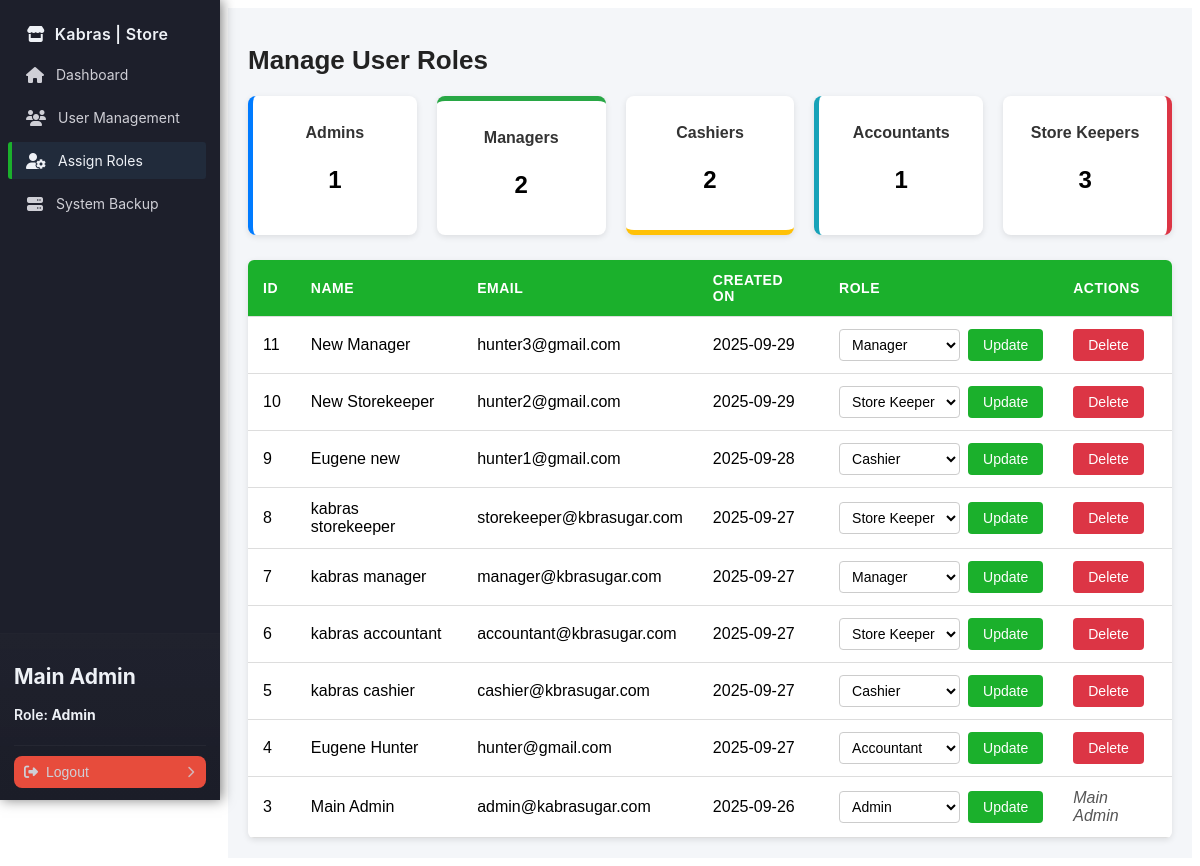
Before: /admin/roles.php (signed in) with the older database file.
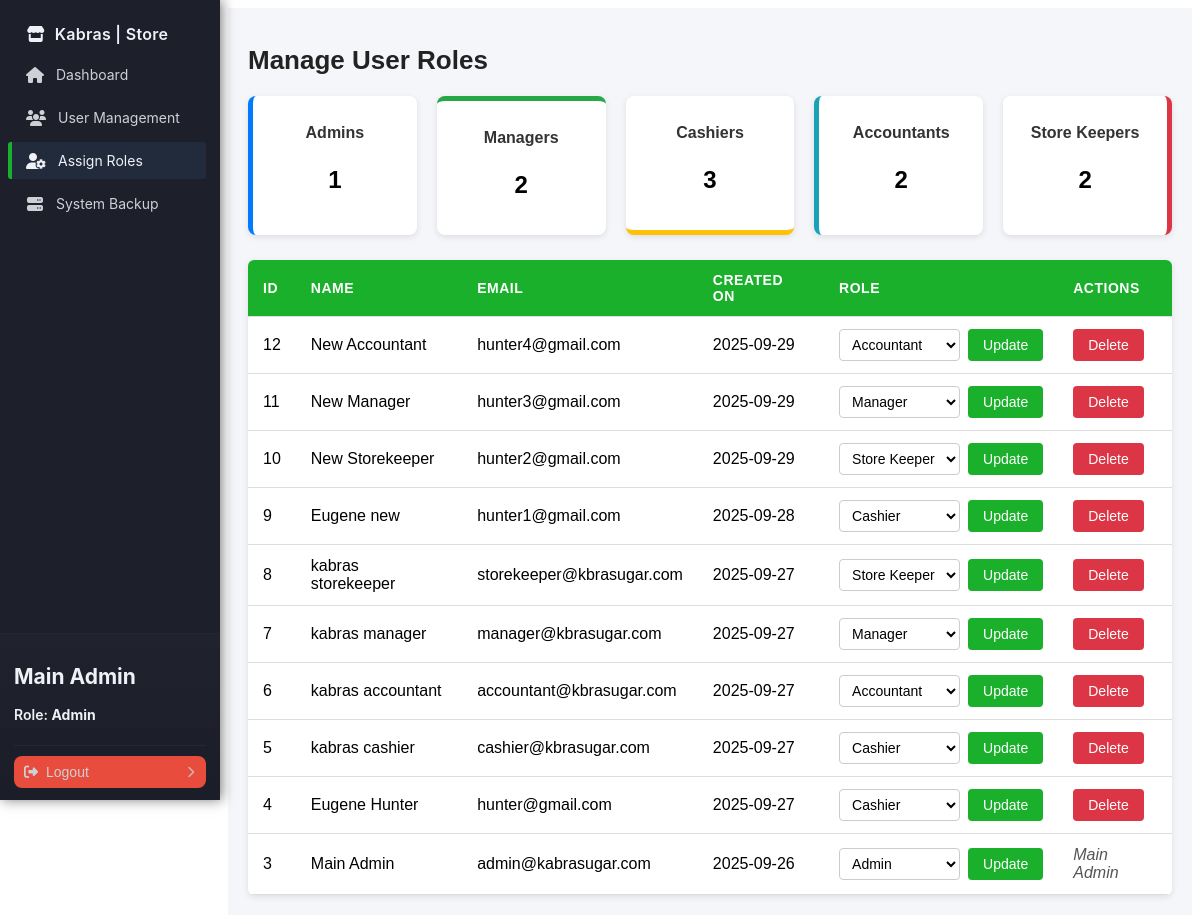
After: the same page with the newer database file.
### tables this page shows
CREATE TABLE `users` (
  `id` int NOT NULL AUTO_INCREMENT,
  `name` varchar(100) NOT NULL,
  `email` varchar(100) NOT NULL,
  `phone` varchar(15) DEFAULT NULL,
  `national_id` varchar(20) DEFAULT NULL,
  `password` varchar(255) NOT NULL,
  `last_login` datetime DEFAULT NULL,
  `role` enum('Admin','StoreKeeper','Cashier','Manager','Accountant') NOT NULL,
  `created_at` timestamp NULL DEFAULT CURRENT_TIMESTAMP,
  `updated_at` timestamp NULL DEFAULT CURRENT_TIMESTAMP ON UPDATE CURRENT_TIMESTAMP,
  PRIMARY KEY (`id`),
  UNIQUE KEY `email` (`email`)
);

### config/database.php (called while the page is built, shortened)
<?php
class Database
{
    private $host = 'localhost';
    private $db   = 'kabras_store';
    private $user = 'root';
    private $pass = 'Hunter42.';
    private $charset = 'utf8mb4';
    public function connect()
    {
        $dsn = "mysql:host={$this->host};dbname={$this->db};charset={$this->charset}";
        try {
            $this->pdo = new PDO($dsn, $this->user, $this->pass, [
                PDO::ATTR_ERRMODE => PDO::ERRMODE_EXCEPTION,
                PDO::ATTR_DEFAULT_FETCH_MODE => PDO::FETCH_ASSOC,
            ]);
            return $this->pdo;
        } catch (PDOException $e) {
            die('Database connection failed: ' . $e->getMessage());
        }
    }
}

### handlers/AuthHandler.php (called while the page is built, shortened)
<?php
require_once __DIR__ . '/../app/models/User.php';
class AuthHandler
{
    private $sessionTimeout = 3600;
    public function __construct()
    {
        $this->userModel = new User();
        $defaultAdminEmail = 'admin@kabrasugar.com';
        if (!$this->userModel->findByEmail($defaultAdminEmail)) {
            $adminData = [
                'name' => 'Default Admin',
                'email' => $defaultAdminEmail,
                'phone' => '',
                'national_id' => '',
                'password' => 'hunter123',
                'role' => 'admin'
            ];
            $this->userModel->createUser($adminData);
        }
    }
    public function isLoggedIn()
    {
        return isset($_SESSION['user_id']) &&
            (time() - $_SESSION['login_time']) < $this->sessionTimeout;
    }
    public function getCurrentUser()
    {
        return [
            "id" => $_SESSION['user_id'],
            "name" => $_SESSION['user_name'],
            "email" => $_SESSION['user_email'],
            "role" => $_SESSION['user_role']
        ];
    }
}

### app/models/User.php (called while the page is built, shortened)
<?php
require_once __DIR__ . '../../../config/database.php';
class User
{
    private $db;
    public function __construct()
    {
        $this->db = (new Database())->connect();
    }
    public function findByEmail($email)
    {
        $sql = "SELECT * FROM users WHERE email = :email LIMIT 1";
        $stmt = $this->db->prepare($sql);
        $stmt->execute([':email' => $email]);
        return $stmt->fetch(PDO::FETCH_ASSOC);
    }
    public function getAllUsers()
    {
        $sql = "SELECT id, name, email, phone, national_id, role, created_at, last_login FROM users ORDER BY created_at DESC";
        $stmt = $this->db->query($sql);
        return $stmt->fetchAll(PDO::FETCH_ASSOC);
    }
}

### admin/roles.php (the view, shortened to what the changed rows need)
<?php session_start();
require_once '../handlers/AuthHandler.php';
require_once '../app/models/User.php';
$authHandler = new AuthHandler();
$userHandler = new User();
$currentUser = $authHandler->getCurrentUser();
$users = $userHandler->getAllUsers();
$roleCounts = [
    'Admin' => 0,
    'Manager' => 0,
    'Cashier' => 0,
    'Accountant' => 0,
    'StoreKeeper' => 0,
];
foreach ($users as $user) {
    if (isset($roleCounts[$user['role']])) {
        $roleCounts[$user['role']]++;
    }
}
?>
<!DOCTYPE html>
<html lang="en">
<head>
    <link rel="stylesheet" href="../assets/css/sidebar.css">
    <link rel="stylesheet" href="../assets/css/roles.css">
</head>
<body>
    <?php include '../includes/sidebar.php'; ?>
    <main class="main-content">
        <div class="container">
            <h1>Manage User Roles</h1><?php if (isset($_GET['success'])): ?>
            <p class="success-msg"><?= htmlspecialchars($_GET['success']); ?>
            </p><?php endif; ?>
            <div class="stats-cards">
                <div class="stat-card cashier">
                    <h3>Cashiers</h3>
                    <p><?= $roleCounts['Cashier']; ?></p>
                </div>
                <div class="stat-card accountant">
                    <h3>Accountants</h3>
                    <p><?= $roleCounts['Accountant']; ?></p>
                </div>
                <div class="stat-card storekeeper">
                    <h3>Store Keepers</h3>
                    <p><?= $roleCounts['StoreKeeper']; ?></p>
                </div>
            </div>
            <table class="users-table">
                <thead>
                    <tr>
                        <th>ID</th>
                        <th>Name</th>
                        <th>Email</th>
                        <th>Created On</th>
                        <th>Role</th>
                        <th>Actions</th>
                    </tr>
                </thead>
                <tbody>
                    <?php foreach ($users as $user): ?><tr>
                        <td><?= htmlspecialchars($user['id']); ?></td>
                        <td><?= htmlspecialchars($user['name']); ?></td>
                        <td><?= htmlspecialchars($user['email']); ?></td>
                        <td><?= htmlspecialchars(date('Y-m-d', strtotime($user['created_at']))); ?></td>
                        <td>
                            <form method="POST" action="roles.php" class="role-form">
                                <select name="role">
                                    <option value="Admin" <?= $user['role'] === 'Admin' ? 'selected' : ''; ?>>Admin
                                    </option>
                                    <option value="Manager" <?= $user['role'] === 'Manager' ? 'selected' : ''; ?>>
                                        Manager</option>
                                    <option value="Cashier" <?= $user['role'] === 'Cashier' ? 'selected' : ''; ?>>
                                        Cashier</option>
                                    <option value="Accountant" <?= $user['role'] === 'Accountant' ? 'selected' : ''; ?>>
                                        Accountant</option>
                                    <option value="StoreKeeper"
                                        <?= $user['role'] === 'StoreKeeper' ? 'selected' : ''; ?>>
                                        Store Keeper</option>
                                </select>
                                <button type="submit" name="update_role">Update</button>
                            </form>
                        </td>
                        <td><?php if ($user['id'] !== $currentUser['id']): ?>
                            <form method="POST" action="roles.php"
                                onsubmit="return confirm('Are you sure you want to delete this user?');">
                                <button type="submit" name="delete_user" class="btn-danger">Delete</button>
                            </form>
                            <?php else: ?>
                            <em>Main Admin</em>
                            <?php endif; ?>
                        </td>
                    </tr><?php endforeach; ?>
                </tbody>
            </table>
        </div>
    </main>
</body>
</html>

### includes/sidebar.php (shortened to what the changed rows need)
<?php
$role = isset($_SESSION['user_role']) ? $_SESSION['user_role'] : '';
$menu = [
    'common' => [
        ['label' => 'Dashboard', 'href' => 'dashboard.php', 'icon' => 'fas fa-home'],
    ],
    'Admin' => [
        ['label' => 'User Management', 'href' => '/admin/users.php', 'icon' => 'fas fa-users'],
        ['label' => 'Assign Roles', 'href' => '/admin/roles.php', 'icon' => 'fas fa-user-cog'],
        ['label' => 'System Backup', 'href' => '/admin/backup.php', 'icon' => 'fas fa-server'],
    ],
    'StoreKeeper' => [
        ['label' => 'Stock Entry', 'href' => 'stock_entry.php', 'icon' => 'fas fa-box-open'],
        ['label' => 'Stock Levels', 'href' => 'stock_levels.php', 'icon' => 'fas fa-boxes'],
        ['label' => 'Stock Alerts', 'href' => 'stock_alerts.php', 'icon' => 'fas fa-exclamation-triangle'],
    ],
    'Cashier' => [
        ['label' => 'Sales', 'href' => 'sales.php', 'icon' => 'fas fa-cash-register'],
        ['label' => 'Receipts', 'href' => 'receipts.php', 'icon' => 'fas fa-receipt'],
        ['label' => 'Payments', 'href' => 'payments.php', 'icon' => 'fas fa-credit-card'],
    ],
    'Manager' => [
        ['label' => 'Sales Reports', 'href' => 'reports.php', 'icon' => 'fas fa-chart-line'],
        ['label' => 'Payments & Refunds', 'href' => 'payments.php', 'icon' => 'fas fa-percentage'],
        ['label' => 'Store Performance', 'href' => 'products.php', 'icon' => 'fas fa-tachometer-alt'],
        ['label' => 'Overall Staff', 'href' => 'staff.php', 'icon' => 'fas fa-user'],
    ],
    'Accountant' => [
        ['label' => 'Audit Reports', 'href' => 'audit_reports.php', 'icon' => 'fas fa-file-alt'],
        ['label' => 'Compliance', 'href' => 'compliance.php', 'icon' => 'fas fa-balance-scale'],
        ['label' => 'Financial Reports', 'href' => 'finance.php', 'icon' => 'fas fa-file-invoice-dollar'],
    ],
];
$items = $menu['common'];
if (isset($menu[$role])) {
    $items = array_merge($items, $menu[$role]);
}
?>
<link rel="stylesheet" href="https://cdnjs.cloudflare.com/ajax/libs/font-awesome/6.4.0/css/all.min.css"
 />
<aside class="sidebar" role="navigation" aria-label="Main Sidebar">
    <div class="sidebar-inner">
        <nav class="sidebar-nav">
            <ul>
                <?php foreach ($items as $it): ?>
                    <li>
                        <a href="<?= htmlspecialchars($it['href']) ?>"
                            class="<?= (basename($_SERVER['PHP_SELF']) === basename($it['href'])) ? 'active' : '' ?>">
                            <i class="<?= htmlspecialchars($it['icon']) ?>" aria-hidden="true"></i>
                            <span class="label"><?= htmlspecialchars($it['label']) ?></span>
                        </a>
                    </li>
                <?php endforeach; ?>
            </ul>
        </nav>
        <div class="sidebar-footer" role="region" aria-label="User actions">
            <div class="user-name">
                <h2>
                    <?php
                    if (isset($currentUser) && isset($currentUser['name']) && $currentUser['name']) {
                        echo htmlspecialchars($currentUser['name']);
                    } elseif (isset($_SESSION['user_name']) && $_SESSION['user_name']) {
                        echo htmlspecialchars($_SESSION['user_name']);
                    } else {
                        echo 'Guest';
                    }
                    ?>
                </h2>
            </div>
        </div>
    </div>
</aside>

Changed rows visible on the page:
added users: id "12", name "New Accountant", email "hunter4@gmail.com", created_at "2025-09-29", role "Accountant"
changed users "kabras accountant": role "Store Keeper" → "Accountant"
changed users "Eugene Hunter": role "Accountant" → "Cashier"
Other visible differences:
$roleCounts['Cashier']: "2" → "3"
$roleCounts['Accountant']: "1" → "2"
$roleCounts['StoreKeeper']: "3" → "2"
